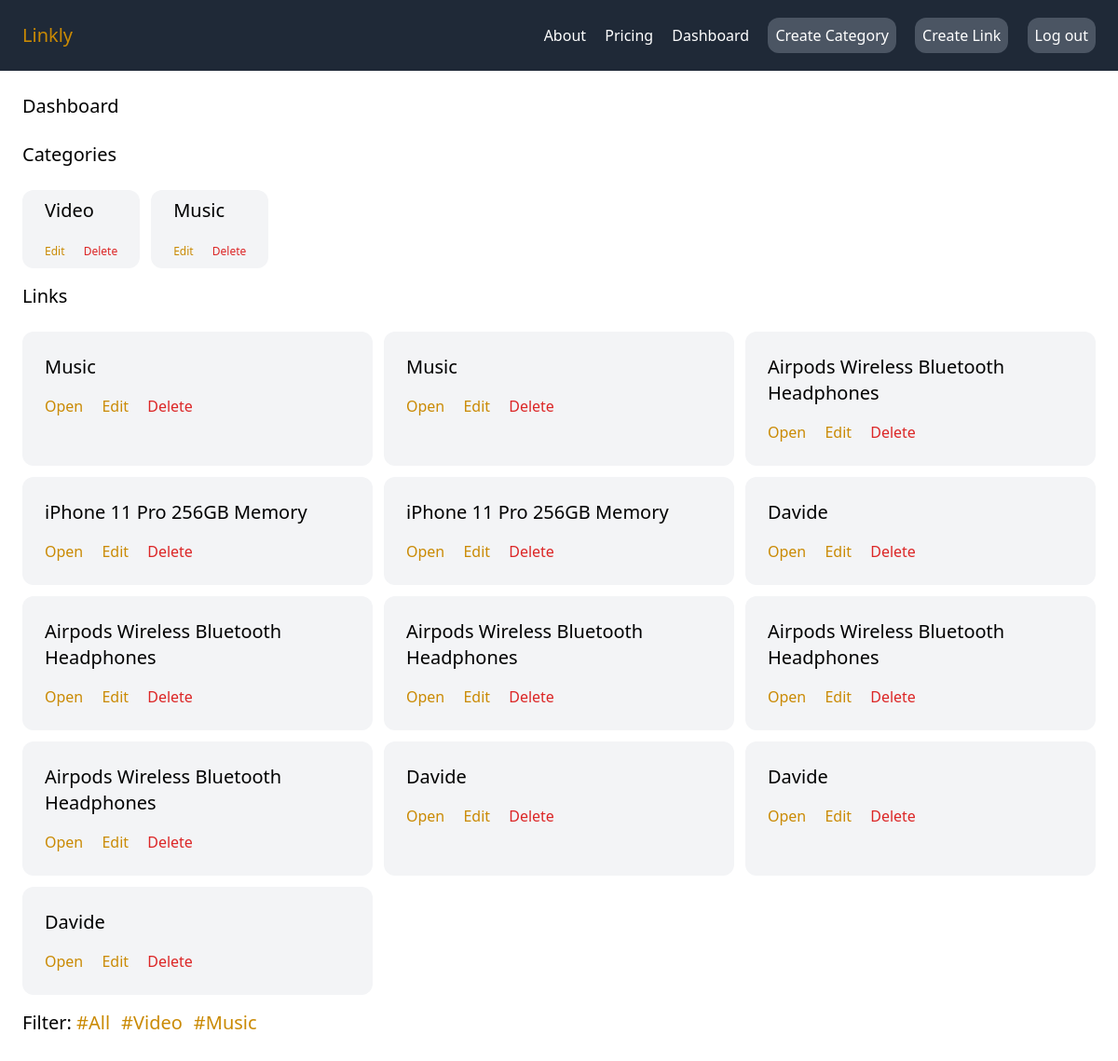
Page /dashboard/?filter=2 (signed in) on the committed database.
### link/models.py (models this page shows, shortened)
class Category(models.Model):
    name = models.CharField(max_length=225)
    created_by = models.ForeignKey(User, related_name="categories", on_delete=models.CASCADE)
    created_at = models.DateField(auto_now_add=True)

class Link(models.Model):
    category = models.ForeignKey(Category, related_name='links', on_delete=models.CASCADE)
    name = models.CharField(max_length=225)
    decription = models.TextField(null=True, blank=True)
    url = models.CharField(max_length=225)
    created_by = models.ForeignKey(User, related_name="links", on_delete=models.CASCADE)
    created_at = models.DateField(auto_now_add=True)

### dashboard/views.py (the view)
# urls.py: path("", views.dashboard, name="dashboard" ),
@login_required
def dashboard(request):
    categories = Category.objects.filter(created_by=request.user)
    filter = request.GET.get('filter', '')
    links = Link.objects.filter(created_by=request.user)
    if filter:
        links = links.filter(category_id=filter)
    return render(request, 'dashboard/dashboard.html', {'links': links, 'categories': categories})

### dashboard/templates/dashboard/dashboard.html (shortened to what this page needs)
{% extends 'core/base.html' %}
{% block content %}
<h1 class="mb-6 text-xl">Dashboard</h1>
<h2 class="mb-6 text-xl">Categories</h2>
<div class="flex flex-row flex-wrap gap-3 mb-4">
    {% for category in categories %}
    <div class="bg-gray-100 px-6 py-2 rounded-xl">
        <h2 class="text-xl mb-4">{{category.name}}</h2>
        <a class="text-xs mr-4 text-yellow-600" href="{% url 'edit_category' category.id %}">Edit</a>
        <a class="text-xs text-red-600" href="{% url 'delete_category' category.id %}">Delete</a>
    </div>
    {% endfor %}
    </div>
<h2 class="mb-6 text-xl">Links</h2>
<div class="grid grid-cols-3 gap-3">
    {% for link in links %}
    <div class="bg-gray-100 p-6 rounded-xl">
        <h2 class="text-xl mb-4">{{link.name}}</h2>
        <a href="{{link.url}}" class="text-yellow-600 mr-4" target="_blank">Open</a>
        <a href="{% url 'edit_link' link.id %}" class="text-yellow-600 mr-4">Edit</a>
        <a href="{% url 'delete_link' link.id %}" class="text-red-600">Delete</a>
    </div>
    {% endfor %}
    </div>
    <div class="flex flex-row gap-3 mt-4">
        <h2 class="text-xl">Filter: <a href="{% url 'dashboard' %}" class="text-yellow-600">#All</a></h2>
        {% for category in categories %}
        <a class="text-xl text-yellow-600" href="{% url 'dashboard' %}?filter={{ category.id }}">#{{category.name}}</a>
    {% endfor %}</div>
{% endblock %}

### rows in the picture
Category: name "Video"
Category: name "Music"
Link: name "Music"
Link: name "Music"
Link: name "Airpods Wireless Bluetooth Headphones"
Link: name "iPhone 11 Pro 256GB Memory"
Link: name "iPhone 11 Pro 256GB Memory"
Link: name "Davide"
Link: name "Airpods Wireless Bluetooth Headphones"
Link: name "Airpods Wireless Bluetooth Headphones"
Link: name "Airpods Wireless Bluetooth Headphones"
Link: name "Airpods Wireless Bluetooth Headphones"
Link: name "Davide"
Link: name "Davide"
Link: name "Davide"
